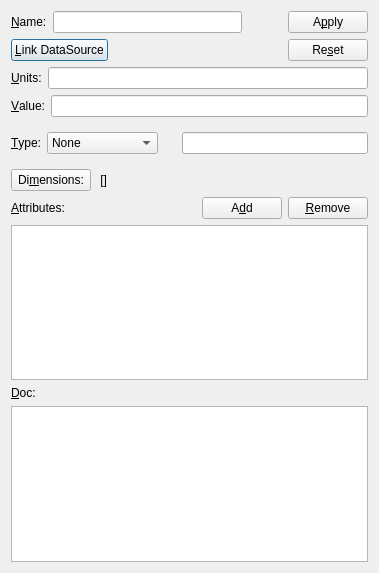
<?xml version="1.0" encoding="UTF-8"?>
<ui version="4.0">
 <class>VDSDlg</class>
 <widget class="QDialog" name="VDSDlg">
  <property name="geometry">
   <rect>
    <x>0</x>
    <y>0</y>
    <width>379</width>
    <height>573</height>
   </rect>
  </property>
  <property name="minimumSize">
   <size>
    <width>266</width>
    <height>390</height>
   </size>
  </property>
  <property name="windowTitle">
   <string>VDS</string>
  </property>
  <layout class="QGridLayout" name="gridLayout">
   <item row="0" column="0">
    <layout class="QVBoxLayout" name="verticalLayout_3">
     <item>
      <layout class="QHBoxLayout" name="horizontalLayout_9">
       <item>
        <layout class="QVBoxLayout" name="verticalLayout_2">
         <item>
          <layout class="QHBoxLayout" name="horizontalLayout_7">
           <item>
            <widget class="QLabel" name="nameLabel">
             <property name="text">
              <string>&amp;Name:</string>
             </property>
             <property name="buddy">
              <cstring>nameLineEdit</cstring>
             </property>
            </widget>
           </item>
           <item>
            <widget class="QLineEdit" name="nameLineEdit"/>
           </item>
          </layout>
         </item>
         <item>
          <layout class="QHBoxLayout" name="horizontalLayout_8">
           <item>
            <widget class="QPushButton" name="linkDSPushButton">
             <property name="text">
              <string>&amp;Link DataSource</string>
             </property>
            </widget>
           </item>
           <item>
            <spacer name="horizontalSpacer_2">
             <property name="orientation">
              <enum>Qt::Horizontal</enum>
             </property>
             <property name="sizeHint" stdset="0">
              <size>
               <width>40</width>
               <height>20</height>
              </size>
             </property>
            </spacer>
           </item>
          </layout>
         </item>
        </layout>
       </item>
       <item>
        <spacer name="horizontalSpacer">
         <property name="orientation">
          <enum>Qt::Horizontal</enum>
         </property>
         <property name="sizeType">
          <enum>QSizePolicy::Maximum</enum>
         </property>
         <property name="sizeHint" stdset="0">
          <size>
           <width>40</width>
           <height>20</height>
          </size>
         </property>
        </spacer>
       </item>
       <item>
        <layout class="QVBoxLayout" name="verticalLayout">
         <item>
          <widget class="QPushButton" name="applyPushButton">
           <property name="text">
            <string>A&amp;pply</string>
           </property>
          </widget>
         </item>
         <item>
          <widget class="QPushButton" name="resetPushButton">
           <property name="text">
            <string>Re&amp;set</string>
           </property>
          </widget>
         </item>
        </layout>
       </item>
      </layout>
     </item>
     <item>
      <layout class="QHBoxLayout" name="horizontalLayout_10">
       <item>
        <widget class="QLabel" name="unitsLabel">
         <property name="text">
          <string>&amp;Units:</string>
         </property>
         <property name="buddy">
          <cstring>unitsLineEdit</cstring>
         </property>
        </widget>
       </item>
       <item>
        <widget class="QLineEdit" name="unitsLineEdit"/>
       </item>
      </layout>
     </item>
     <item>
      <layout class="QHBoxLayout" name="horizontalLayout">
       <item>
        <widget class="QLabel" name="valueLabel">
         <property name="text">
          <string>&amp;Value:</string>
         </property>
         <property name="buddy">
          <cstring>valueLineEdit</cstring>
         </property>
        </widget>
       </item>
       <item>
        <widget class="QLineEdit" name="valueLineEdit"/>
       </item>
      </layout>
     </item>
     <item>
      <layout class="QFormLayout" name="formLayout_2">
       <property name="sizeConstraint">
        <enum>QLayout::SetDefaultConstraint</enum>
       </property>
       <item row="0" column="0">
        <widget class="QFrame" name="typeFrame">
         <property name="sizePolicy">
          <sizepolicy hsizetype="Fixed" vsizetype="Preferred">
           <horstretch>0</horstretch>
           <verstretch>0</verstretch>
          </sizepolicy>
         </property>
         <property name="frameShape">
          <enum>QFrame::NoFrame</enum>
         </property>
         <property name="frameShadow">
          <enum>QFrame::Raised</enum>
         </property>
         <layout class="QHBoxLayout" name="horizontalLayout_5">
          <property name="spacing">
           <number>6</number>
          </property>
          <property name="leftMargin">
           <number>0</number>
          </property>
          <property name="topMargin">
           <number>9</number>
          </property>
          <item>
           <layout class="QHBoxLayout" name="horizontalLayout_2">
            <item>
             <widget class="QLabel" name="typeLabel">
              <property name="text">
               <string>&amp;Type:</string>
              </property>
              <property name="buddy">
               <cstring>typeComboBox</cstring>
              </property>
             </widget>
            </item>
            <item>
             <widget class="QComboBox" name="typeComboBox">
              <item>
               <property name="text">
                <string>None</string>
               </property>
              </item>
              <item>
               <property name="text">
                <string>NX_CHAR</string>
               </property>
              </item>
              <item>
               <property name="text">
                <string>NX_BOOLEAN</string>
               </property>
              </item>
              <item>
               <property name="text">
                <string>NX_INT</string>
               </property>
              </item>
              <item>
               <property name="text">
                <string>NX_FLOAT</string>
               </property>
              </item>
              <item>
               <property name="text">
                <string>NX_UINT</string>
               </property>
              </item>
              <item>
               <property name="text">
                <string>NX_INT8</string>
               </property>
              </item>
              <item>
               <property name="text">
                <string>NX_INT16</string>
               </property>
              </item>
              <item>
               <property name="text">
                <string>NX_INT32</string>
               </property>
              </item>
              <item>
               <property name="text">
                <string>NX_INT64</string>
               </property>
              </item>
              <item>
               <property name="text">
                <string>NX_FLOAT32</string>
               </property>
              </item>
              <item>
               <property name="text">
                <string>NX_FLOAT64</string>
               </property>
              </item>
              <item>
               <property name="text">
                <string>NX_UINT8</string>
               </property>
              </item>
              <item>
               <property name="text">
                <string>NX_UINT16</string>
               </property>
              </item>
              <item>
               <property name="text">
                <string>NX_UINT32</string>
               </property>
              </item>
              <item>
               <property name="text">
                <string>NX_UINT64</string>
               </property>
              </item>
              <item>
               <property name="text">
                <string>other ...</string>
               </property>
              </item>
             </widget>
            </item>
           </layout>
          </item>
         </layout>
         <zorder></zorder>
        </widget>
       </item>
       <item row="0" column="1">
        <widget class="QFrame" name="otherFrame">
         <property name="enabled">
          <bool>true</bool>
         </property>
         <property name="frameShape">
          <enum>QFrame::NoFrame</enum>
         </property>
         <property name="frameShadow">
          <enum>QFrame::Raised</enum>
         </property>
         <property name="lineWidth">
          <number>1</number>
         </property>
         <layout class="QHBoxLayout" name="horizontalLayout_6">
          <property name="leftMargin">
           <number>9</number>
          </property>
          <property name="topMargin">
           <number>9</number>
          </property>
          <property name="rightMargin">
           <number>0</number>
          </property>
          <property name="bottomMargin">
           <number>9</number>
          </property>
          <item>
           <widget class="QLineEdit" name="typeLineEdit"/>
          </item>
         </layout>
        </widget>
       </item>
      </layout>
     </item>
     <item>
      <layout class="QHBoxLayout" name="horizontalLayout_4">
       <item>
        <widget class="QPushButton" name="dimPushButton">
         <property name="sizePolicy">
          <sizepolicy hsizetype="Fixed" vsizetype="Fixed">
           <horstretch>0</horstretch>
           <verstretch>0</verstretch>
          </sizepolicy>
         </property>
         <property name="text">
          <string>Di&amp;mensions:</string>
         </property>
        </widget>
       </item>
       <item>
        <widget class="QLabel" name="dimLabel">
         <property name="text">
          <string> []              </string>
         </property>
        </widget>
       </item>
       <item>
        <spacer name="horizontalSpacer_3">
         <property name="orientation">
          <enum>Qt::Horizontal</enum>
         </property>
         <property name="sizeHint" stdset="0">
          <size>
           <width>40</width>
           <height>20</height>
          </size>
         </property>
        </spacer>
       </item>
      </layout>
     </item>
     <item>
      <layout class="QHBoxLayout" name="horizontalLayout_3">
       <item>
        <widget class="QLabel" name="attributesLabel">
         <property name="text">
          <string>&amp;Attributes:</string>
         </property>
         <property name="buddy">
          <cstring>attributeTableWidget</cstring>
         </property>
        </widget>
       </item>
       <item>
        <widget class="QPushButton" name="addPushButton">
         <property name="sizePolicy">
          <sizepolicy hsizetype="Fixed" vsizetype="Fixed">
           <horstretch>0</horstretch>
           <verstretch>0</verstretch>
          </sizepolicy>
         </property>
         <property name="text">
          <string>A&amp;dd</string>
         </property>
        </widget>
       </item>
       <item>
        <widget class="QPushButton" name="removePushButton">
         <property name="sizePolicy">
          <sizepolicy hsizetype="Fixed" vsizetype="Fixed">
           <horstretch>0</horstretch>
           <verstretch>0</verstretch>
          </sizepolicy>
         </property>
         <property name="text">
          <string>&amp;Remove</string>
         </property>
        </widget>
       </item>
      </layout>
     </item>
     <item>
      <widget class="QTableWidget" name="attributeTableWidget"/>
     </item>
     <item>
      <widget class="QLabel" name="docLabel">
       <property name="text">
        <string>&amp;Doc:</string>
       </property>
       <property name="buddy">
        <cstring>docTextEdit</cstring>
       </property>
      </widget>
     </item>
     <item>
      <widget class="QTextEdit" name="docTextEdit"/>
     </item>
    </layout>
   </item>
  </layout>
 </widget>
 <tabstops>
  <tabstop>nameLineEdit</tabstop>
  <tabstop>linkDSPushButton</tabstop>
  <tabstop>unitsLineEdit</tabstop>
  <tabstop>valueLineEdit</tabstop>
  <tabstop>typeComboBox</tabstop>
  <tabstop>typeLineEdit</tabstop>
  <tabstop>dimPushButton</tabstop>
  <tabstop>addPushButton</tabstop>
  <tabstop>removePushButton</tabstop>
  <tabstop>attributeTableWidget</tabstop>
  <tabstop>docTextEdit</tabstop>
  <tabstop>applyPushButton</tabstop>
  <tabstop>resetPushButton</tabstop>
 </tabstops>
 <resources/>
 <connections/>
</ui>
